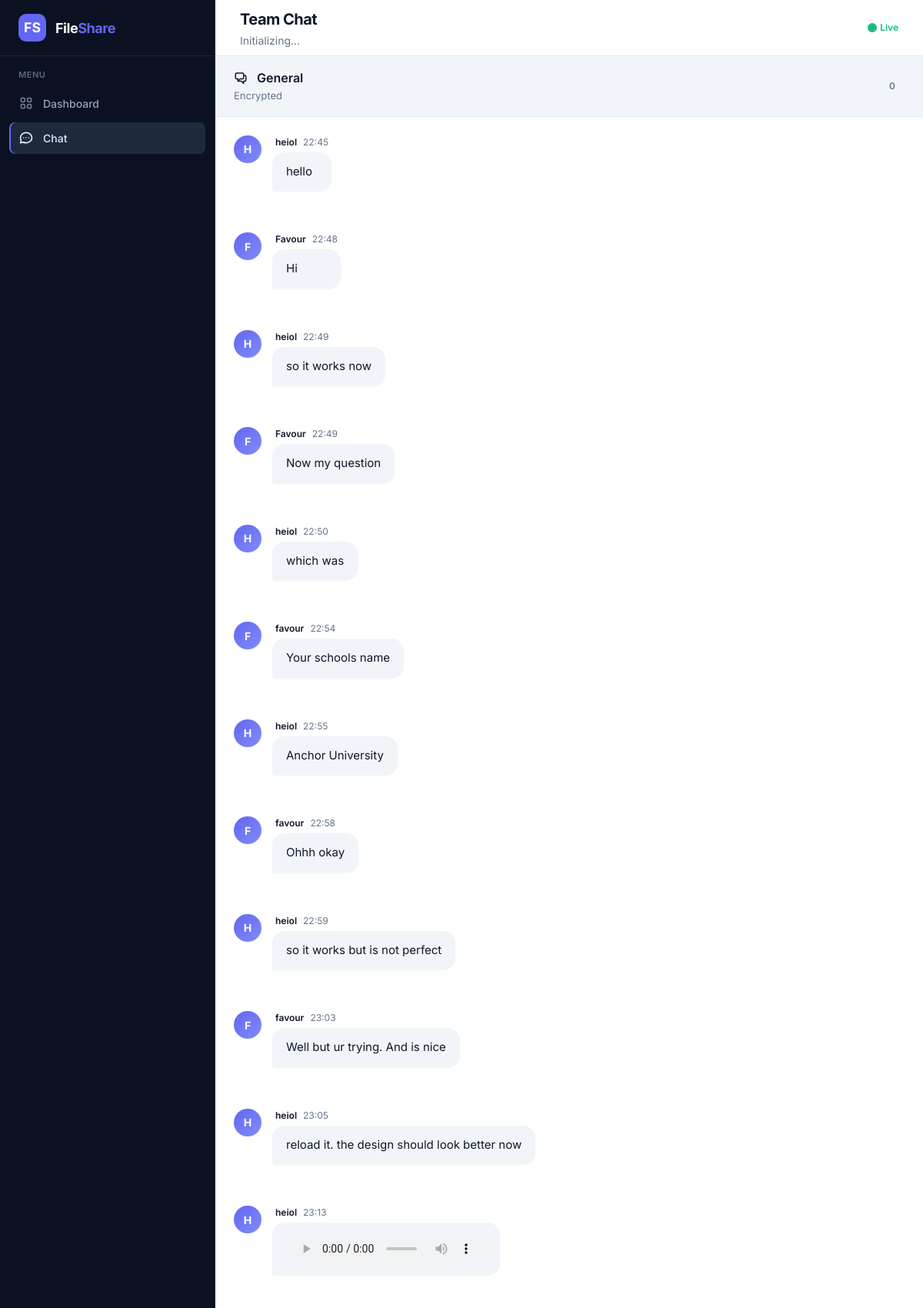
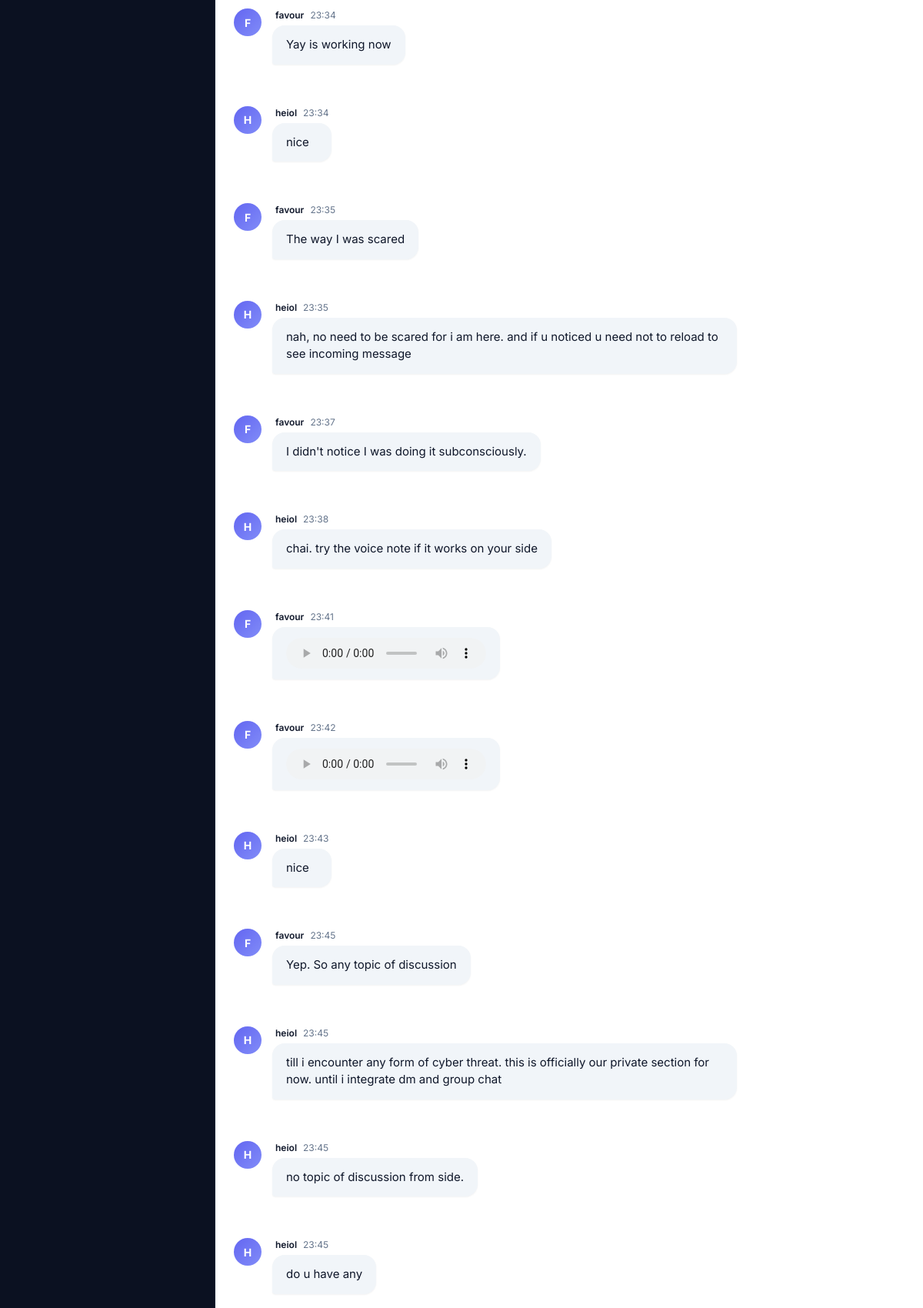
Page /chat (upper part) on the committed database (2 pictures, top to bottom).
### data.py (models this page shows)
class Message(db.Model):
    id = db.Column(db.Integer, primary_key=True)
    user = db.Column(db.String(100), nullable=False)
    message_type = db.Column(db.String(20), default="text")
    content = db.Column(db.Text, nullable=False)
    filename = db.Column(db.String(255))
    ip_address = db.Column(db.String(50))
    timestamp = db.Column(
        db.DateTime,
        default=datetime.utcnow
    )
    edited = db.Column(
        db.Boolean,
        default=False
    )
    edited_at = db.Column(
        db.DateTime,
        nullable=True
    )
    deleted = db.Column(
        db.Boolean,
        default=False
    )
    deleted_at = db.Column(
        db.DateTime,
        nullable=True
    )

### app.py (the view)
@app.route("/chat")
def chat_page():
    messages = Message.query.order_by(Message.timestamp.asc()).all()
    return render_template("chat.html", messages=messages)

### templates/chat.html (shortened to what this page needs)
<!DOCTYPE html>
<html lang="en">
<head>
</head>
<body>
<div class="app">
    <aside class="sidebar" id="sidebar">
        <div class="sidebar-header">
            <div class="logo-icon">FS</div>
            <div class="brand">File<span>Share</span></div>
        </div>
        <nav class="sidebar-nav">
            <div class="nav-section">
                <div class="nav-label">Menu</div>
                <a href="{{ url_for('index') }}" class="nav-item">
                    Dashboard
                </a>
                <a href="{{ url_for('chat_page') }}" class="nav-item active">
                    <svg class="nav-icon" fill="none" stroke="currentColor" viewBox="0 0 24 24"><path stroke-linecap="round" stroke-linejoin="round" stroke-width="2" d="M8 12h.01M12 12h.01M16 12h.01M21 12c0 4.418-4.03 8-9 8a9.863 9.863 0 01-4.255-.949L3 20l1.395-3.72C3.512 15.042 3 13.574 3 12c0-4.418 4.03-8 9-8s9 3.582 9 8z"/></svg>
                    Chat
                </a>
            </div>
        </nav>
    </aside>
    <main class="main">
        <header class="topbar">
            <div style="display:flex;align-items:center;gap:0.75rem;">
                <div class="page-title">
                    <h1>Team Chat</h1>
                    <p id="chatSubtext">Initializing...</p>
                </div>
            </div>
            <div class="live-indicator">
                <span class="live-pulse"></span>
                Live
            </div>
        </header>
        <div class="chat-container">
            <div class="chat-card">
                <div class="chat-header">
                    <div class="chat-header-info">
                        <h2>
                            General
                        </h2>
                        <p id="chatSubtext2">Encrypted</p>
                    </div>
                    <span class="badge" id="msgCount">0</span>
                </div>
                <div class="messages-area" id="messagesArea">
                    {% if messages %}
                        {% for msg in messages %}
                        {% set audio_filename = msg.content.split('/')[-1].split('\\')[-1] if msg.message_type == 'audio' else '' %}
                        <div class="message"
                             data-id="{{ msg.id }}"
                             data-sender="{{ msg.user or msg.sender or 'Anonymous' }}"
                             data-type="{{ msg.message_type or 'text' }}"
                             data-edited="{{ 'true' if msg.edited else 'false' }}"
                             data-deleted="{{ 'true' if msg.deleted else 'false' }}"
                             onclick="toggleMessageActions(this)">
                            <div class="message-avatar">{{ ((msg.user or msg.sender or 'A')[0]).upper() }}</div>
                            <div class="message-body">
                                <div class="message-meta">
                                    <span class="message-author">{{ msg.user or msg.sender or 'Anonymous' }}</span>
                                    <span>{{ msg.timestamp.strftime('%H:%M') if msg.timestamp else 'now' }}</span>
                                </div>
                                <div class="message-bubble {% if msg.deleted %}deleted{% endif %}">
                                    {% if msg.deleted %}
                                        <em>This message was deleted</em>
                                    {% elif msg.message_type == 'audio' %}
                                        <audio controls src="{{ url_for('get_audio', filename=audio_filename) }}"></audio>
                                    {% else %}
                                        <div class="text-content">{{ msg.content or msg.text or '' }}</div>
                                    {% endif %}
                                </div>
                                <div class="reactions-bar" data-message-id="{{ msg.id }}"></div>
                            </div>
                        </div>
                        {% endfor %}
                    {% endif %}
                </div>
            </div>
        </div>
    </main>
</div>
</body>
</html>

### rows in the picture
Message: user "H", user "heiol", timestamp "22:45", content "hello"
Message: user "F", user "Favour", timestamp "22:48", content "Hi"
Message: user "H", user "heiol", timestamp "22:49", content "so it works now"
Message: user "F", user "Favour", timestamp "22:49", content "Now my question"
Message: user "H", user "heiol", timestamp "22:50", content "which was"
Message: user "F", user "favour", timestamp "22:54", content "Your schools name"
Message: user "H", user "heiol", timestamp "22:55", content "Anchor University"
Message: user "F", user "favour", timestamp "22:58", content "Ohhh okay"
Message: user "H", user "heiol", timestamp "22:59", content "so it works but is not perfect"
Message: user "F", user "favour", timestamp "23:03", content "Well but ur trying. And is nice"
Message: user "H", user "heiol", timestamp "23:05", content "reload it. the design should look better now"
Message: user "H", user "heiol", timestamp "23:13", deleted False (drawn)
Message: user "F", user "favour", timestamp "23:34", content "Yay is working now"
Message: user "H", user "heiol", timestamp "23:34", content "nice"
Message: user "F", user "favour", timestamp "23:35", content "The way I was scared"
Message: user "H", user "heiol", timestamp "23:35", content "nah, no need to be scared for i am here. and if u noticed u need not to reload to see incoming message"
Message: user "F", user "favour", timestamp "23:37", content "I didn't notice I was doing it subconsciously."
Message: user "H", user "heiol", timestamp "23:38", content "chai. try the voice note if it works on your side"
Message: user "F", user "favour", timestamp "23:41", deleted False (drawn)
Message: user "F", user "favour", timestamp "23:42", deleted False (drawn)
Message: user "H", user "heiol", timestamp "23:43", content "nice"
Message: user "F", user "favour", timestamp "23:45", content "Yep. So any topic of discussion"
Message: user "H", user "heiol", timestamp "23:45", content "till i encounter any form of cyber threat. this is officially our private section for now. until i integrate dm and group chat"
Message: user "H", user "heiol", timestamp "23:45", content "no topic of discussion from side."
Message: user "H", user "heiol", timestamp "23:45", content "do u have any"
